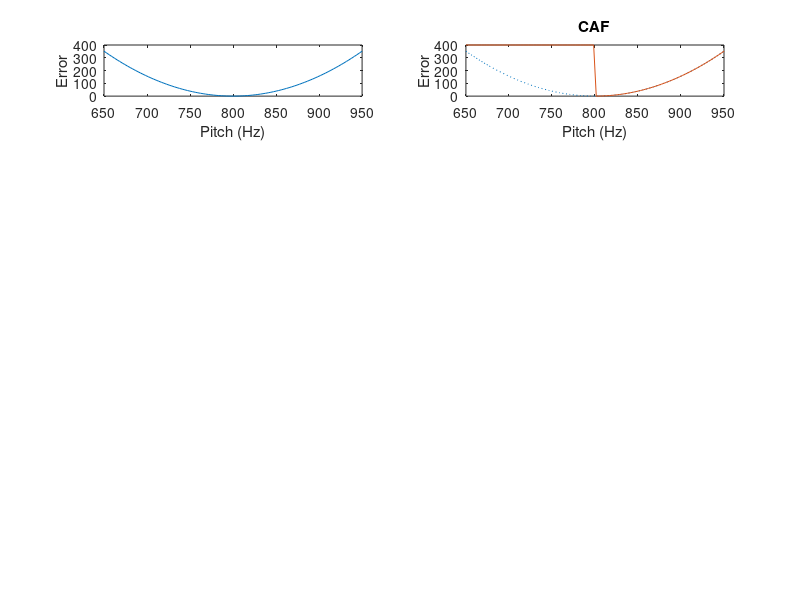

Reproduce this figure in MATLAB. (Note: this script raises an error after producing the figure.)
clear all
close all

pitchtarget = 800; % Hz
caferrorvalue = 400;
cafthreshold = 800; % Hz
caftime = 50; % ms
cafnoiseduration = 10; % ms
songlength = 200; % ms
totalmotifs = 100;
errorstd = 7;
errorkernel = normpdf(0:8*errorstd, 4*errorstd, errorstd);
tmax = songlength + length(errorkernel) - 1;
hitcolor = [1, 0  , 0];
esccolor = [0, 0.7, 0];


%% error as a function of pitch in normal singing
rpefig.fig = figure;
pitch = linspace(-150,150) + pitchtarget;
pitcherror = ((pitch - pitchtarget) ./ pitchtarget .* 100).^2; % percent error squared

rpefig.pitcherroraxes = subplot(5,2,1);
plot(pitch, pitcherror);
xlabel('Pitch (Hz)')
ylabel('Error')
%% error as a function of pitch in conditional auditory feedback
caferror = pitcherror;
caferror(pitch < cafthreshold) = caferrorvalue;
rpefig.caferroraxes = subplot(5,2,2);
plot(pitch, pitcherror, ':')
hold on
plot(pitch, caferror)
hold off
xlabel('Pitch (Hz)')
ylabel('Error')
title('CAF')
%% pitch over time

% generate many pitches
fluctuations = generate_lman_noise(songlength, totalmotifs);
songs = fluctuations./100 .* pitchtarget + pitchtarget; % convert percent pitch into Hz

% choose one motif that escapes...
escmotif = find(songs(caftime, :) > cafthreshold, 1);

% ... and one motif that is hit by conditional auditory feedback
hitmotif = find(songs(caftime, :) < cafthreshold, 1);

rpefig.pitchtimeaxes = subplot(5,2,3:4);
plot(songs(:,escmotif), 'Color', esccolor)
hold on
plot(songs(:,hitmotif), 'Color', hitcolor)
% bar marking noise
x = [0, cafnoiseduration, cafnoiseduration, 0] + caftime;
lims = ylim;
y = [0, 0, -.05, -.05] * (lims(2)-lims(1)) + lims(2);
fill(x, y, 'r')
xlim([0 tmax])
hold off
% arrow marking caf time
temp = ylim;
ymin = temp(1);
[nx, ny] = dsxy2figxy([caftime,caftime], [ymin,cafthreshold]);
annotation('arrow', nx, ny+eps)
ylabel('Pitch (Hz)')
%% error over time

% error is the squared percent difference between the song and target
errorraw = ((songs - pitchtarget)/pitchtarget * 100).^2;

% if the pitch is over the caf threshold at the target time, the error is
% equal to the caf error value for the duration of the noise burst
for motif = 1:totalmotifs
%     if motif == hitmotif
%         keyboard
%     end
    if songs(caftime, motif) < cafthreshold
        errorraw(caftime+(1:cafnoiseduration), motif) = caferrorvalue;
    end
end

% convolve with kernel to make error signal delayed and blurred
errorsmooth = zeros(tmax, size(songs, 2));
for motif = 1:totalmotifs
    errorsmooth(:,motif) = conv(errorraw(:,motif), errorkernel);
end

rpefig.errortimeaxes = subplot(5,2,5:6);
plot(errorsmooth(:,escmotif), 'Color', esccolor)
hold on
plot(errorsmooth(:,hitmotif), 'Color', hitcolor)
xlim([0 tmax])
hold off
ylabel('Error')
%% reward over time
reward = -errorsmooth;
rpefig.rewardtimeaxes = subplot(5,2,7:8);
plot(reward(:,escmotif), 'Color', esccolor)
hold on
plot(reward(:,hitmotif), 'Color', hitcolor)
xlim([0 tmax])
prediction = mean(reward, 2);
plot(prediction, 'k:')
hold off
ylabel('Reward')
%% reward prediction error over time
prediction = mean(reward, 2);
rpe = reward - prediction*ones(1, totalmotifs);
rpefig.rpetimeaxes = subplot(5,2,9:10);
plot(rpe(:, escmotif), 'Color', esccolor)
hold on
plot(rpe(:, hitmotif), 'Color', hitcolor)
xlim([0 tmax])
hold off
ylabel('RPE')
xlabel('Time (ms)')
